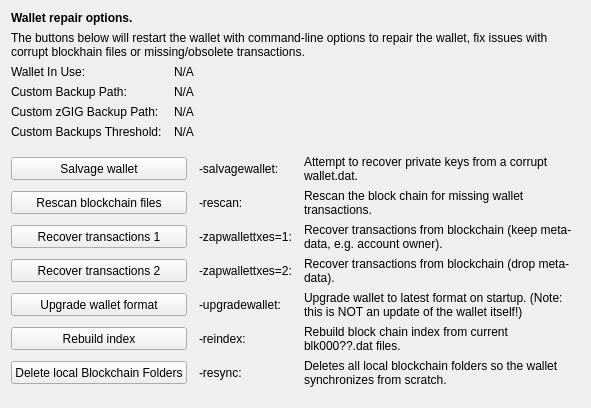
     <widget class="QWidget" name="tab_repair">
      <attribute name="title">
       <string>&amp;Wallet Repair</string>
      </attribute>
      <layout class="QGridLayout" name="gridLayout_4" columnstretch="0,0,0,0">
       <property name="horizontalSpacing">
        <number>12</number>
       </property>
       <item row="0" column="0" colspan="4">
        <widget class="QLabel" name="label_repair_header">
         <property name="font">
          <font>
           <weight>75</weight>
           <bold>true</bold>
          </font>
         </property>
         <property name="text">
          <string>Wallet repair options.</string>
         </property>
        </widget>
       </item>
       <item row="1" column="0" colspan="4">
        <widget class="QLabel" name="label_repair_helptext">
         <property name="font">
          <font>
           <weight>50</weight>
           <bold>false</bold>
          </font>
         </property>
         <property name="text">
          <string>The buttons below will restart the wallet with command-line options to repair the wallet, fix issues with corrupt blockhain files or missing/obsolete transactions.</string>
         </property>
         <property name="wordWrap">
          <bool>true</bool>
         </property>
        </widget>
       </item>
       <item row="2" column="0">
        <widget class="QLabel" name="wallet_path_label">
         <property name="text">
          <string>Wallet In Use:</string>
         </property>
        </widget>
       </item>
       <item row="2" column="1" colspan="3">
        <widget class="QLabel" name="wallet_path">
         <property name="cursor">
          <cursorShape>IBeamCursor</cursorShape>
         </property>
         <property name="text">
          <string>N/A</string>
         </property>
         <property name="textFormat">
          <enum>Qt::PlainText</enum>
         </property>
         <property name="textInteractionFlags">
          <set>Qt::LinksAccessibleByMouse|Qt::TextSelectableByKeyboard|Qt::TextSelectableByMouse</set>
         </property>
        </widget>
       </item>
       <item row="3" column="0">
        <widget class="QLabel" name="wallet_custombackuppath_label">
         <property name="visible">
          <bool>false</bool>
         </property>
         <property name="text">
          <string>Custom Backup Path:</string>
         </property>
        </widget>
       </item>
       <item row="3" column="1" colspan="3">
        <widget class="QLabel" name="wallet_custombackuppath">
         <property name="cursor">
          <cursorShape>IBeamCursor</cursorShape>
         </property>
         <property name="visible">
          <bool>false</bool>
         </property>
         <property name="text">
          <string>N/A</string>
         </property>
         <property name="textFormat">
          <enum>Qt::PlainText</enum>
         </property>
         <property name="textInteractionFlags">
          <set>Qt::LinksAccessibleByMouse|Qt::TextSelectableByKeyboard|Qt::TextSelectableByMouse</set>
         </property>
        </widget>
       </item>
       <item row="4" column="0">
        <widget class="QLabel" name="wallet_customzpivbackuppath_label">
         <property name="visible">
          <bool>false</bool>
         </property>
         <property name="text">
          <string>Custom zGIG Backup Path:</string>
         </property>
        </widget>
       </item>
       <item row="4" column="1" colspan="3">
        <widget class="QLabel" name="wallet_customzpivbackuppath">
         <property name="cursor">
          <cursorShape>IBeamCursor</cursorShape>
         </property>
         <property name="visible">
          <bool>false</bool>
         </property>
         <property name="text">
          <string>N/A</string>
         </property>
         <property name="textFormat">
          <enum>Qt::PlainText</enum>
         </property>
         <property name="textInteractionFlags">
          <set>Qt::LinksAccessibleByMouse|Qt::TextSelectableByKeyboard|Qt::TextSelectableByMouse</set>
         </property>
        </widget>
       </item>
       <item row="5" column="0">
        <widget class="QLabel" name="wallet_custombackupthreshold_label">
         <property name="visible">
          <bool>false</bool>
         </property>
         <property name="text">
          <string>Custom Backups Threshold:</string>
         </property>
        </widget>
       </item>
       <item row="5" column="1" colspan="3">
        <widget class="QLabel" name="wallet_custombackupthreshold">
         <property name="cursor">
          <cursorShape>IBeamCursor</cursorShape>
         </property>
         <property name="visible">
          <bool>false</bool>
         </property>
         <property name="text">
          <string>N/A</string>
         </property>
         <property name="textFormat">
          <enum>Qt::PlainText</enum>
         </property>
         <property name="textInteractionFlags">
          <set>Qt::LinksAccessibleByMouse|Qt::TextSelectableByKeyboard|Qt::TextSelectableByMouse</set>
         </property>
        </widget>
       </item>
       <item row="6" column="0">
        <spacer name="verticalSpacer_repair1">
         <property name="orientation">
          <enum>Qt::Vertical</enum>
         </property>
         <property name="sizeHint" stdset="0">
          <size>
           <width>10</width>
           <height>10</height>
          </size>
         </property>
        </spacer>
       </item>
       <item row="7" column="0" colspan="2">
        <widget class="QPushButton" name="btn_salvagewallet">
         <property name="minimumSize">
          <size>
           <width>100</width>
           <height>23</height>
          </size>
         </property>
         <property name="text">
          <string>Salvage wallet</string>
         </property>
        </widget>
       </item>
       <item row="7" column="2">
        <widget class="QLabel" name="label_repair_salvage_command">
         <property name="text">
          <string notr="true">-salvagewallet:</string>
         </property>
        </widget>
       </item>
       <item row="7" column="3">
        <widget class="QLabel" name="label_repair_salvage">
         <property name="text">
          <string>Attempt to recover private keys from a corrupt wallet.dat.</string>
         </property>
         <property name="wordWrap">
          <bool>true</bool>
         </property>
        </widget>
       </item>
       <item row="8" column="0" colspan="2">
        <widget class="QPushButton" name="btn_rescan">
         <property name="minimumSize">
          <size>
           <width>100</width>
           <height>23</height>
          </size>
         </property>
         <property name="text">
          <string>Rescan blockchain files</string>
         </property>
        </widget>
       </item>
       <item row="8" column="2">
        <widget class="QLabel" name="label_repair_rescan_command">
         <property name="text">
          <string notr="true">-rescan:</string>
         </property>
        </widget>
       </item>
       <item row="8" column="3">
        <widget class="QLabel" name="label_repair_rescan">
         <property name="text">
          <string>Rescan the block chain for missing wallet transactions.</string>
         </property>
         <property name="wordWrap">
          <bool>true</bool>
         </property>
        </widget>
       </item>
       <item row="9" column="0" colspan="2">
        <widget class="QPushButton" name="btn_zapwallettxes1">
         <property name="minimumSize">
          <size>
           <width>100</width>
           <height>23</height>
          </size>
         </property>
         <property name="text">
          <string>Recover transactions 1</string>
         </property>
        </widget>
       </item>
       <item row="9" column="2">
        <widget class="QLabel" name="label_repair_zap1_command">
         <property name="text">
          <string notr="true">-zapwallettxes=1:</string>
         </property>
        </widget>
       </item>
       <item row="9" column="3">
        <widget class="QLabel" name="label_repair_zap1">
         <property name="text">
          <string>Recover transactions from blockchain (keep meta-data, e.g. account owner).</string>
         </property>
         <property name="wordWrap">
          <bool>true</bool>
         </property>
        </widget>
       </item>
       <item row="10" column="0" colspan="2">
        <widget class="QPushButton" name="btn_zapwallettxes2">
         <property name="minimumSize">
          <size>
           <width>100</width>
           <height>23</height>
          </size>
         </property>
         <property name="text">
          <string>Recover transactions 2</string>
         </property>
        </widget>
       </item>
       <item row="10" column="2">
        <widget class="QLabel" name="label_repair_zap2_command">
         <property name="text">
          <string notr="true">-zapwallettxes=2:</string>
         </property>
        </widget>
       </item>
       <item row="10" column="3">
        <widget class="QLabel" name="label_repair_zap2">
         <property name="text">
          <string>Recover transactions from blockchain (drop meta-data).</string>
         </property>
         <property name="wordWrap">
          <bool>true</bool>
         </property>
        </widget>
       </item>
       <item row="11" column="0" colspan="2">
        <widget class="QPushButton" name="btn_upgradewallet">
         <property name="minimumSize">
          <size>
           <width>100</width>
           <height>23</height>
          </size>
         </property>
         <property name="text">
          <string>Upgrade wallet format</string>
         </property>
        </widget>
       </item>
       <item row="11" column="2">
        <widget class="QLabel" name="label_repair_upgrade_command">
         <property name="text">
          <string notr="true">-upgradewallet:</string>
         </property>
        </widget>
       </item>
       <item row="11" column="3">
        <widget class="QLabel" name="label_repair_upgrade">
         <property name="text">
          <string>Upgrade wallet to latest format on startup. (Note: this is NOT an update of the wallet itself!)</string>
         </property>
         <property name="wordWrap">
          <bool>true</bool>
         </property>
        </widget>
       </item>
       <item row="12" column="0" colspan="2">
        <widget class="QPushButton" name="btn_reindex">
         <property name="minimumSize">
          <size>
           <width>100</width>
           <height>23</height>
          </size>
         </property>
         <property name="text">
          <string>Rebuild index</string>
         </property>
        </widget>
       </item>
       <item row="12" column="2">
        <widget class="QLabel" name="label_repair_reindex_command">
         <property name="text">
          <string notr="true">-reindex:</string>
         </property>
        </widget>
       </item>
       <item row="12" column="3">
        <widget class="QLabel" name="label_repair_reindex">
         <property name="text">
          <string>Rebuild block chain index from current blk000??.dat files.</string>
         </property>
         <property name="wordWrap">
          <bool>true</bool>
         </property>
        </widget>
       </item>
       <item row="13" column="0" colspan="2">
        <widget class="QPushButton" name="btn_resync">
         <property name="minimumSize">
          <size>
           <width>100</width>
           <height>23</height>
          </size>
         </property>
         <property name="text">
          <string>Delete local Blockchain Folders</string>
         </property>
        </widget>
       </item>
       <item row="13" column="2">
        <widget class="QLabel" name="label_repair_resync_command">
         <property name="text">
          <string>-resync:</string>
         </property>
        </widget>
       </item>
       <item row="13" column="3">
        <widget class="QLabel" name="label_repair_resync">
         <property name="text">
          <string>Deletes all local blockchain folders so the wallet synchronizes from scratch.</string>
         </property>
         <property name="wordWrap">
          <bool>true</bool>
         </property>
        </widget>
       </item>
       <item row="14" column="0">
        <spacer name="verticalSpacer_repair2">
         <property name="orientation">
          <enum>Qt::Vertical</enum>
         </property>
         <property name="sizeHint" stdset="0">
          <size>
           <width>20</width>
           <height>10</height>
          </size>
         </property>
        </spacer>
       </item>
      </layout>
     </widget>
